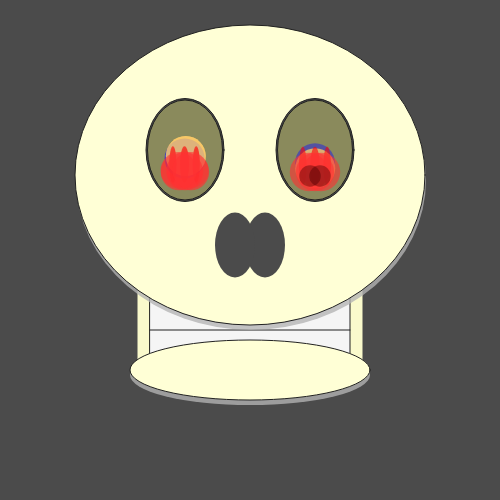
Frame 1 (no input)
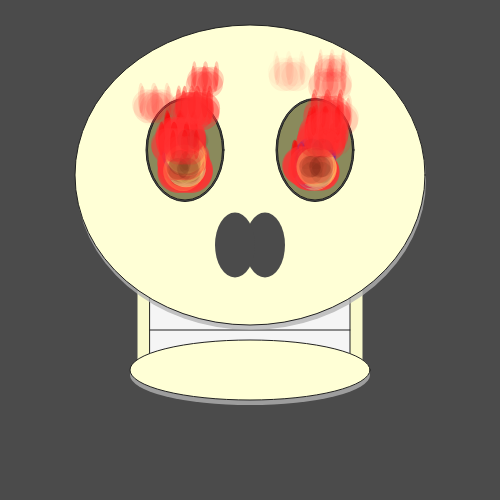
Frame 60 (no input)
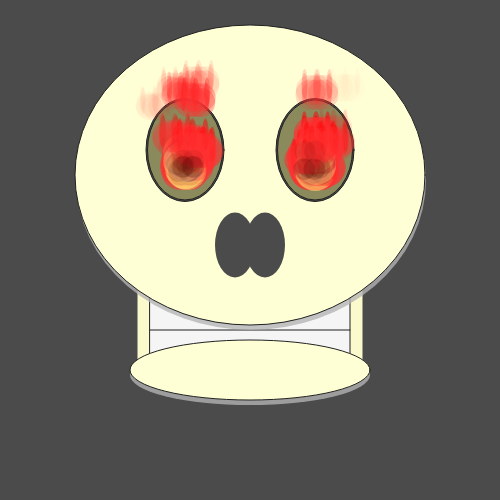
Frame 120 (the mouse pressed at the canvas centre since frame 60)

The p5.js sketch that drew these frames (run headless with seeded random() and noise() and a simulated clock; from frame 60 on, the mouse is pressed at the canvas centre):

// p5.js sketch
// ── sketch.js
let skull;

function setup() {
  createCanvas(500, 500);
  skull = new Skull();
}
function draw() {
    background(75);
    skull.show();
    Particals(185, 172, 40);
    Particals(315, 172, 40);
}


// ── BlackPartical.js
// This is the Black Partical used by Particals.js 
class BlackPartical {
  constructor(x, y, size) {
      this.x = x;
      this.y = y;
      // vx, vy is velocity       
      this.vx = random(-0.5, 0.5);
      this.vy = random(-2, -0.5);
      this.size = size;
      this.alfaa = random(50, 120);
  }
  update() {
      
      this.x += this.vx;
      this.y += this.vy;
      this.alfaa -= 5;
  }
  show() {
      noStroke();
      fill(75, 0, 0, this.alfaa);
      ellipse(this.x-5, this.y+4, this.size-this.size/0.65);
      ellipse(this.x+5, this.y+4, this.size-this.size/0.65);
  }
}
// ── BluePartical.js
// This is the Blue Partical used by Particals.js

class BluePartical {
    constructor(x, y, size) {
      this.x = x;
      this.y = y;
      this.size = size;
      // vx, vy is velocity 
      this.vx = random(-0.5, 0.5);
      this.vy = random(-1, -0.5);
      // this is the alpha used to fade-out  
      this.alfaa = random(100, 120);
      this.offsetY = this.y - random(0,size/2);
  }
  update() {
      // using the velocity
      this.x += this.vx;
      this.y += this.vy;
    //   the higher the this.alfaa the faster it will burn out
      this.alfaa -= 13;
  }
  show() {
      noStroke();
      fill(10, 10, 255, this.alfaa);
      ellipse(this.x, this.offsetY, this.size-this.size/0.50);
  }
}
// ── Particals.js
// vars in order rP=Red, bP=Black, yP=Yellow, blP=Blue
let rP;
let bP;
let yP;
let blP;
let particals = [];
function Particals(x,y,size) {
   let xCord = x;
   let yCord = y;
   bP = new BlackPartical(xCord, yCord,size);
   rP = new RedPartical(xCord, yCord,size);
   yP = new YellowPartical(xCord, yCord,size);
   blP= new BluePartical(xCord, yCord,size);
   particals.push(bP);
   particals.push(rP);
   particals.push(yP);
   particals.push(blP);
     for(let i = particals.length-1; i > 0; i--){
      particals[i].show();
      particals[i].update();
      if(particals[i].alfaa <= 0){
          particals.splice(i,1);
      }
  }
}
// ── RedPartical.js

class RedPartical {
  constructor(x, y, size) {
      this.x = x;
      this.y = y;
      this.vx = random(-1.5, 1.5);
      this.vy = random(-5, -1);
      this.alfaa = random(150, 200);
      this.flameSize = random(size-5, size+2);
      this.offset = this.flameSize/PI /2;
  }
  update() {
      this.x += this.vx;
      this.y += this.vy;
      this.alfaa -= 7;
      this.flameSize -= 0.5;
  }
  
  show() {
      noStroke();
      fill(255, 1, 5, this.alfaa);
      ellipse(this.x+this.offset*2, this.y-this.offset, this.flameSize/5, this.flameSize);
      ellipse(this.x-this.offset*2, this.y-this.offset, this.flameSize/5, this.flameSize);
      ellipse(this.x, this.y-this.offset, this.flameSize/4, this.flameSize);
      
      fill(255, 50, 50, this.alfaa);
      ellipse(this.x, this.y, this.flameSize);
      ellipse(this.x-this.offset, this.y, this.flameSize);
      ellipse(this.x+this.offset, this.y, this.flameSize);
      
  }
}
// ── Skull.js

class Skull {
    constructor() {
        this.x = 250;
        this.y = 275;
        this.eyesY = this.y-125;
        this.noseY = this.y-30;
        this.teethY = this.y+55;
    }

    show() {
        noStroke();
        fill(250,250,204);
        // back of skull
        rect(this.x-112.5, this.y, 225, 100);
        // teeth
        stroke(33);
        fill(245)
        rect(this.x-100, this.y, 200, 80);
        line(this.x-100, this.teethY, this.x+100, this.teethY)
        noStroke();
        // top shadding
        noStroke();
        fill(180,200);
        ellipse(this.x+1, this.y-95, 350, 300);
        // skull top
        stroke(33)
        fill(255,255,214);
        ellipse(this.x, this.y-100, 350, 300);
        // chin shadding
        noStroke();
        fill(180, 200);
        ellipse(this.x, this.y+100, 240, 60);
        // skull bottom
        stroke(33);
        fill(255,255,214);
        ellipse(this.x, this.y+95, 240, 60);

        // left eye
        fill(75);
        ellipse(this.x-65, this.eyesY, 78, 103);
        fill(138,138,92);
        ellipse(this.x-65, this.eyesY, 75, 100);
        // right eye
        fill(75);
        ellipse(this.x+65, this.eyesY, 78, 103);
        fill(138,138,92);
        ellipse(this.x+65, this.eyesY, 75, 100);
        // nose
        noStroke();
        fill(75);
        ellipse(this.x+15, this.noseY, 40, 65);
        ellipse(this.x-15, this.noseY, 40, 65);

        // fill(255,255,214);
        // ellipse(this.x, this.y+95, 240, 60);
    }
}
// ── YellowPartical.js

class YellowPartical {
    constructor(x,y, size){
        this.x = x;
        this.y = y;
        this.vx = random(-1, 1);
        this.vy = random(-3, -1);
        this.alfaa = random(175, 225);
        this.size = size;
        this.offsetX = this.x + random(-2,2);
        this.offsetY = this.y - random(0,size/2);
    }
    update() {
        this.x += this.vx;
        this.y += this.vy;
        this.alfaa -= 15;
    }
    show(){
        noStroke();
        fill(255, 204, 104, this.alfaa);
        ellipse(this.offsetX, this.offsetY, this.size-this.size/0.5);
    }
}
